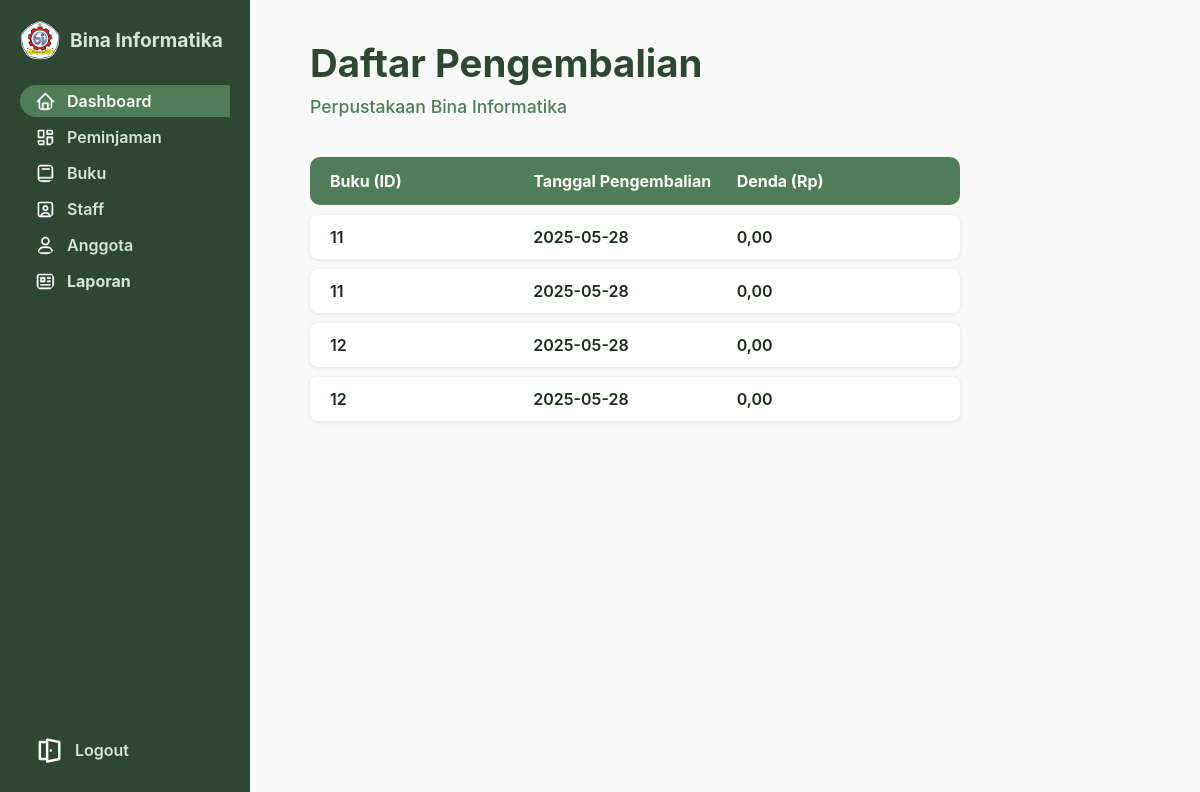
The app's page /perpustakaan-BI-Pemweb/daftar-pengembalian.php with its own data.
### tables this page shows
CREATE TABLE `pengembalian` (
  `id_kembali` int(11) NOT NULL,
  `id_pinjam` int(11) NOT NULL,
  `tanggal_kembali` date DEFAULT NULL,
  `denda` decimal(10,2) DEFAULT 0.00,
  `create_date` timestamp NOT NULL DEFAULT current_timestamp()
);

CREATE TABLE `peminjaman` (
  `id_pinjam` int(11) NOT NULL,
  `id_anggota` int(11) NOT NULL,
  `id_buku` int(11) DEFAULT NULL,
  `tanggal_pinjam` date DEFAULT NULL,
  `tanggal_kembali` date DEFAULT NULL,
  `status` enum('dipinjam','kembali') DEFAULT 'dipinjam',
  `create_by` int(11) DEFAULT NULL,
  `create_date` timestamp NOT NULL DEFAULT current_timestamp()
);

### perpustakaan-BI-Pemweb/daftar-pengembalian.php (the view, shortened to what this page needs)
<?php
include 'konek.php';
$sql = "
SELECT
  pengembalian.id_kembali,
  peminjaman.id_buku,
  pengembalian.tanggal_kembali,
  pengembalian.denda
FROM pengembalian
JOIN peminjaman ON pengembalian.id_pinjam = peminjaman.id_pinjam
ORDER BY pengembalian.tanggal_kembali DESC
";
$result = $conn->query($sql);
?>
<!DOCTYPE html>
<html lang="id">
<head>
  <link rel="stylesheet" href="css/pengembalian.css" />
</head>
<body>
  <div class="dashboard">
    <aside class="sidebar">
      <div class="logo">
        <img src="css/bina-informatika.png" alt="Logo Bina Informatika" />
        <span>Bina Informatika</span>
      </div>
      <nav class="menu">
        <a href="index2-admin.php" class="active">
          <img src="css/home putih.png" alt="Dashboard" class="icon-photo" />
          Dashboard
        </a>
        <a href="index3-admin.php">
          <img src="css/dashboard putih.png" alt="Peminjaman" class="icon-photo" />
          Peminjaman
        </a>
        <a href="index4-admin.php">
          <img src="css/buku putih.png" alt="Buku" class="icon-photo" />
          Buku
        </a>
        <a href="index5-admin.php">
          <img src="css/staff putih.png" alt="Staff" class="icon-photo" />
          Staff
        </a>
        <a href="index6-admin.php">
          <img src="css/user putih.png" alt="Anggota" class="icon-photo" />
          Anggota
        </a>
        <a href="index7-admin.php">
          <img src="css/laporan putih.png" alt="Laporan" class="icon-photo" />
          <strong>Laporan</strong>
        </a>
      </nav>
      <div class="logout">
        <a href="index.php">
          <img src="css/pintu.png" alt="Logout" class="icon-photo" />
          Logout
        </a>
      </div>
    </aside>
    <main>
      <h1>Daftar Pengembalian</h1>
      <p class="subtitle">Perpustakaan Bina Informatika</p>
      <div class="table-header">
        <div>Buku (ID)</div>
        <div>Tanggal Pengembalian</div>
        <div>Denda (Rp)</div>
      </div>
      <?php if ($result && $result->num_rows > 0): ?>
        <?php while($row = $result->fetch_assoc()): ?>
          <div class="table-row">
            <div><?= htmlspecialchars($row['id_buku']) ?></div>
            <div><?= htmlspecialchars($row['tanggal_kembali']) ?></div>
            <div><?= number_format($row['denda'], 2, ',', '.') ?></div>
          </div>
        <?php endwhile; ?>
      <?php else: ?>
        <p>Tidak ada data pengembalian.</p>
      <?php endif; ?>
    </main>
  </div>
</body>
</html>

### perpustakaan-BI-Pemweb/css/pengembalian.css (style rules this page uses)
* { box-sizing: border-box; margin: 0; padding: 0; }
body { font-family: 'Inter', sans-serif; background-color: #fff; color: #1f2a1f; height: 100vh; overflow: hidden; }
.dashboard { display: flex; height: 100vh; overflow: hidden; align-items: flex-start; }
.sidebar { width: 250px; background-color: #2e4732; color: #d8e4d8; display: flex; flex-direction: column; justify-content: flex-start; padding: 20px 20px 30px 20px; border-radius: 0 !important; height: 100vh; }
.logo { display: flex; align-items: center; gap: 10px; margin-bottom: 25px; }
.logo img { width: 40px; height: 40px; border-radius: 50%; object-fit: cover; }
.logo span { font-weight: 700; font-size: 1.2rem; color: #d8e4d8; }
.menu a { display: flex; align-items: center; gap: 12px; color: #d8e4d8; text-decoration: none; font-weight: 600; font-size: 1rem; padding: 6px 15px; border-radius: 50px 0 0 50px; margin-bottom: 4px; transition: background-color 0.3s ease, color 0.3s ease; }
.menu a:hover, .menu a.active { background-color: #4f7d58; color: #fff; }
.menu a .icon-photo { width: 20px; height: 20px; border-radius: 50%; object-fit: cover; }
.logout { margin-top: auto; }
.logout a { display: flex; align-items: center; gap: 12px; color: #d8e4d8; text-decoration: none; font-weight: 600; font-size: 1rem; padding: 6px 15px; border-radius: 50px 0 0 50px; margin-bottom: 0; margin-top: 400px; transition: background-color 0.3s ease, color 0.3s ease; }
main { flex-grow: 1; padding: 40px 60px; overflow-y: auto; background-color: #f9f9f9; min-height: 100vh; }
main h1 { font-size: 2.4rem; font-weight: 700; margin-bottom: 10px; color: #2e4732; }
main p.subtitle { font-size: 1.1rem; margin-bottom: 40px; color: #4f7d58; font-weight: 500; }
.table-header { background-color: #4f7d58; color: white; font-weight: 700; padding: 14px 20px; border-radius: 10px; display: flex; gap: 0; max-width: 650px; margin-bottom: 10px; }
.table-header > div { flex: 1; text-align: left; }
.table-row { background-color: white; max-width: 650px; display: flex; flex-wrap: nowrap; gap: 0; padding: 12px 20px; border-radius: 8px; margin-bottom: 10px; box-shadow: 0 1px 4px rgb(0 0 0 / 0.1); color: #1f2a1f; font-weight: 600; transition: background-color 0.2s ease; }
.table-row > div { flex: 1; text-align: left; white-space: nowrap; overflow: hidden; text-overflow: ellipsis; }

### records on screen
pengembalian: id_pinjam.id_buku "11", tanggal_kembali "2025-05-28", denda "0,00"
pengembalian: id_pinjam.id_buku "11", tanggal_kembali "2025-05-28", denda "0,00"
pengembalian: id_pinjam.id_buku "12", tanggal_kembali "2025-05-28", denda "0,00"
pengembalian: id_pinjam.id_buku "12", tanggal_kembali "2025-05-28", denda "0,00"
